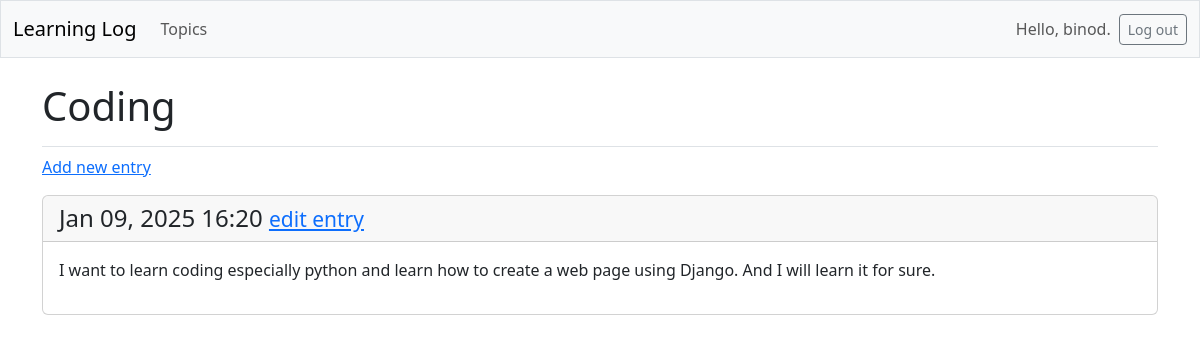
/topics/3/ (signed in), run on an earlier commit of the app's database.
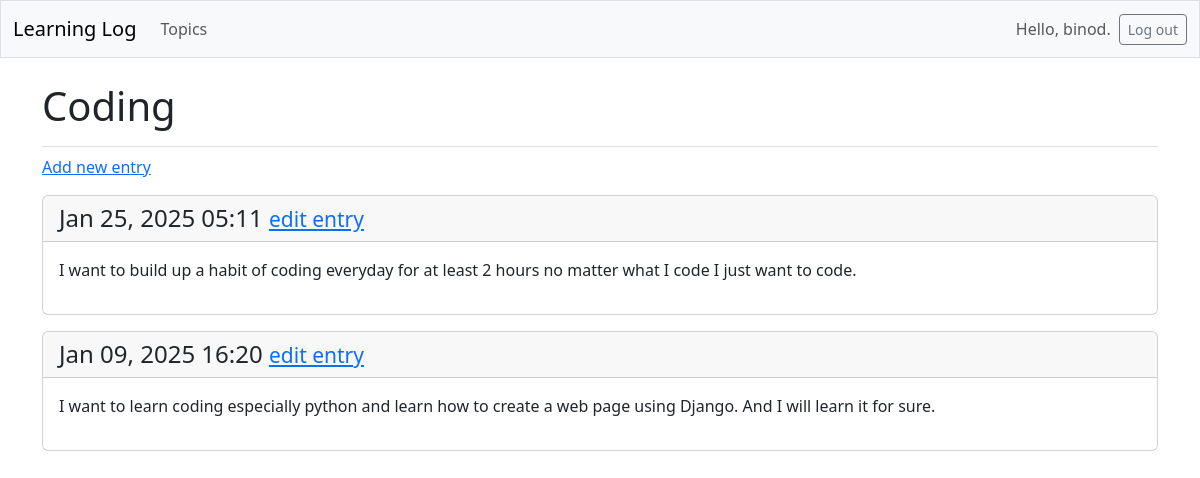
And on a later commit of the database.
### learning_logs/models.py (models this page shows, shortened)
class Topic(models.Model):
    text = models.CharField(max_length=200)
    date_added = models.DateTimeField(auto_now_add=True)
    owner = models.ForeignKey(User, on_delete=models.CASCADE)

class Entry(models.Model):
    topic = models.ForeignKey(Topic, on_delete=models.CASCADE)
    text = models.TextField()
    date_added = models.DateTimeField(auto_now_add=True)
    class Meta:
        verbose_name_plural = 'entries'

### learning_logs/views.py (the view)
# urls.py: path('topics/<int:topic_id>/', views.topic, name='topic'),
@login_required
def topic(request, topic_id):
    topic = Topic.objects.get(id=topic_id)
    if topic.owner != request.user:
        raise Http404
    entries = topic.entry_set.order_by('-date_added')
    context = {'topic': topic, 'entries': entries}
    return render(request, 'learning_logs/topic.html',context)

### learning_logs/templates/learning_logs/topic.html
{% extends 'learning_logs/base.html' %}
{% block page_header %}
  <h1>{{ topic.text }}</h1>
{% endblock page_header %}
{% block content %}
  <p>
    <a href="{% url 'learning_logs:new_entry' topic.id %}">Add new entry</a>
  </p>
  {% for entry in entries %}
    <div class="card mb-3">
      <h4 class="card-header">
        {{ entry.date_added|date:'M d, Y H:i' }}
        <small><a href="{% url 'learning_logs:edit_entry' entry.id %}">
          edit entry</a></small>
      </h4>
      <div class="card-body">{{ entry.text|linebreaks }}</div>
    </div>
  {% empty %}
    <p>There are no entries for this topic yet.</p>
  {% endfor %}
{% endblock content %}

### learning_logs/templates/learning_logs/base.html (shortened to what this page needs)
<!doctype html>
<html lang="en">
<head>
  {% load django_bootstrap5 %}
  {% bootstrap_css %}
</head>
<body>
  <nav class="navbar navbar-expand-md navbar-light bg-light mb-4 border">
    <div class="container-fluid">
      <a class="navbar-brand" href="{% url 'learning_logs:index' %}">
          Learning Log</a>
      <div class="collapse navbar-collapse" id="navbarCollapse">
        <ul class="navbar-nav me-auto mb-2 mb-md-0">
          <li class="nav-item">
            <a class="nav-link" href="{% url 'learning_logs:topics' %}">
              Topics</a></li>
        </ul>
        <ul class="navbar-nav ms-auto mb-2 mb-md-0">
          {% if user.is_authenticated %}
            <li class="nav-item">
              <span class="navbar-text me-2">Hello, {{ user.username }}.
                </span></li>
          {% endif %}
        </ul>
        {% if user.is_authenticated %}
          <form action="{% url 'accounts:logout' %}" method='post'>
            <button name='submit' class='btn btn-outline-secondary btn-sm'>
              Log out</button>
          </form>
        {% endif %}
      </div>
    </div>
  </nav>
  <main class="container">
    <div class="pb-2 mb-2 border-bottom">
      {% block page_header %}{% endblock page_header %}
    </div>
    <div>
      {% block content %}{% endblock content %}
    </div>
  </main>
</body>
</html>

What changed in the data, as far as the page shows it:
added Entry: date_added "Jan 25, 2025 05:11", text "I want to build up a habit of coding everyday for at least 2 hours no matter what I code I just want to code."
